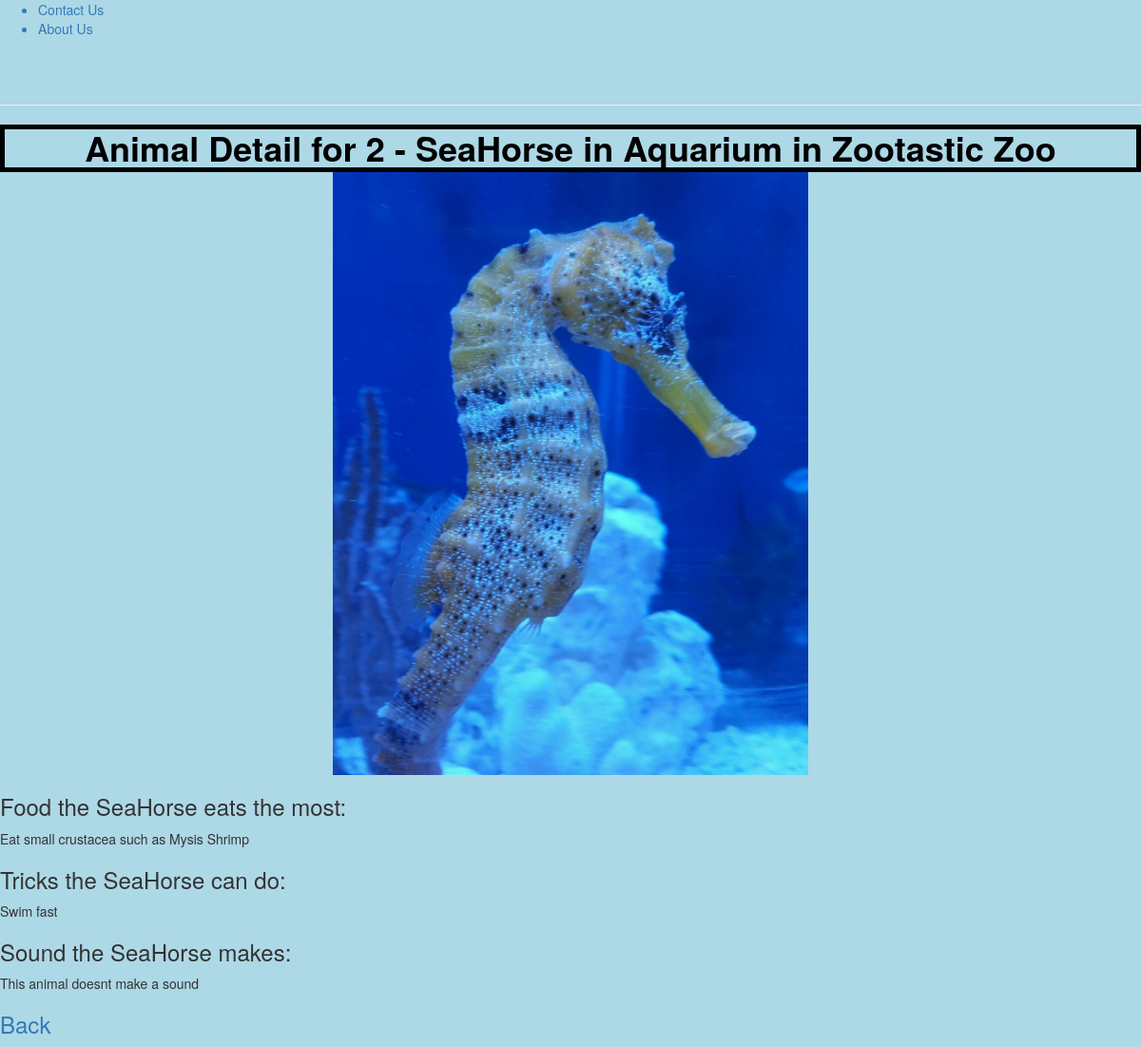
The page /zoo/animal/2 on the database its author committed.
### zoo/models.py (models this page shows, shortened)
class Animal(models.Model):
	name = models.CharField(max_length=200, help_text="Enter Animal Name")
	imageFileName = models.CharField(max_length=200, help_text="Enter logo file name", null=True)
	exhibit = models.ForeignKey('Exhibit', on_delete=models.SET_NULL, null=True)
	soundFileName = models.CharField(max_length=200, help_text="Enter sound file name", null=True, blank=True)
	tricksDescription = models.TextField(max_length=1000, help_text='Enter a description of the tricks')
	dietDescription = models.TextField(max_length=1000, help_text='Enter a description of the diet')

class Exhibit(models.Model):
	name = models.CharField(max_length=200, help_text="Enter Exhbit Name")
	zoo = models.ForeignKey('Zoo', on_delete=models.SET_NULL, null=True)
	def get_absolute_url(self):
		return reverse('exhibitDetail', args=[str(self.id)])

class Zoo(models.Model):
	name = models.CharField(max_length=200, help_text="Enter Zoo Name")
	logoFileName = models.CharField(max_length=200, help_text="Enter logo file name", null=True)

### zoo/views.py (the view)
# urls.py: path('animal/<int:pk>', views.AnimalDetailView.as_view(), name='animalDetail'),
class AnimalDetailView(generic.DetailView):
    model = Animal

### zoo/templates/zoo/animal_detail.html
{% extends "base_generic.html" %}
{% block content %}
<h1>Animal Detail for {{ animal.id }} - {{ animal.name }} in
  {{ animal.exhibit.name }} in {{ animal.exhibit.zoo.name }}</h1>
{% load static %}
<img class="photo" src="{% static animal.imageFileName %}">
<h3>Food the {{ animal.name }} eats the most:</h3>
{{ animal.dietDescription}}
<h3>Tricks the {{animal.name }} can do:</h3>
{{ animal.tricksDescription}}
<h3>Sound the {{animal.name }} makes:</h3>
{% if animal.soundFileName %}
	<audio controls>
		<source src="{% static animal.soundFileName %}" type="audio/mpeg">
	</audio>
{% else %}
	<p>This animal doesnt make a sound</p>
{% endif %}
<h3><a class="Back" href="{{ animal.exhibit.get_absolute_url }}">Back</a></h3>
{% endblock %}

### zoo/static/css/styles.css (style rules this page uses)
h1 { color:black; font-weight: bold; margin: auto; text-align: center; border-style: solid; border-width: 5px; }
body { background-color:#ADD8E6; }
.photo { width:500px; margin-left: auto; margin-right: auto; display: block; }

### rows shown on the page
Animal: id "2", name "SeaHorse", exhibit.name "Aquarium", exhibit.zoo.name "Zootastic Zoo", imageFileName (picture), dietDescription "Eat small crustacea such as Mysis Shrimp", tricksDescription "Swim fast"
